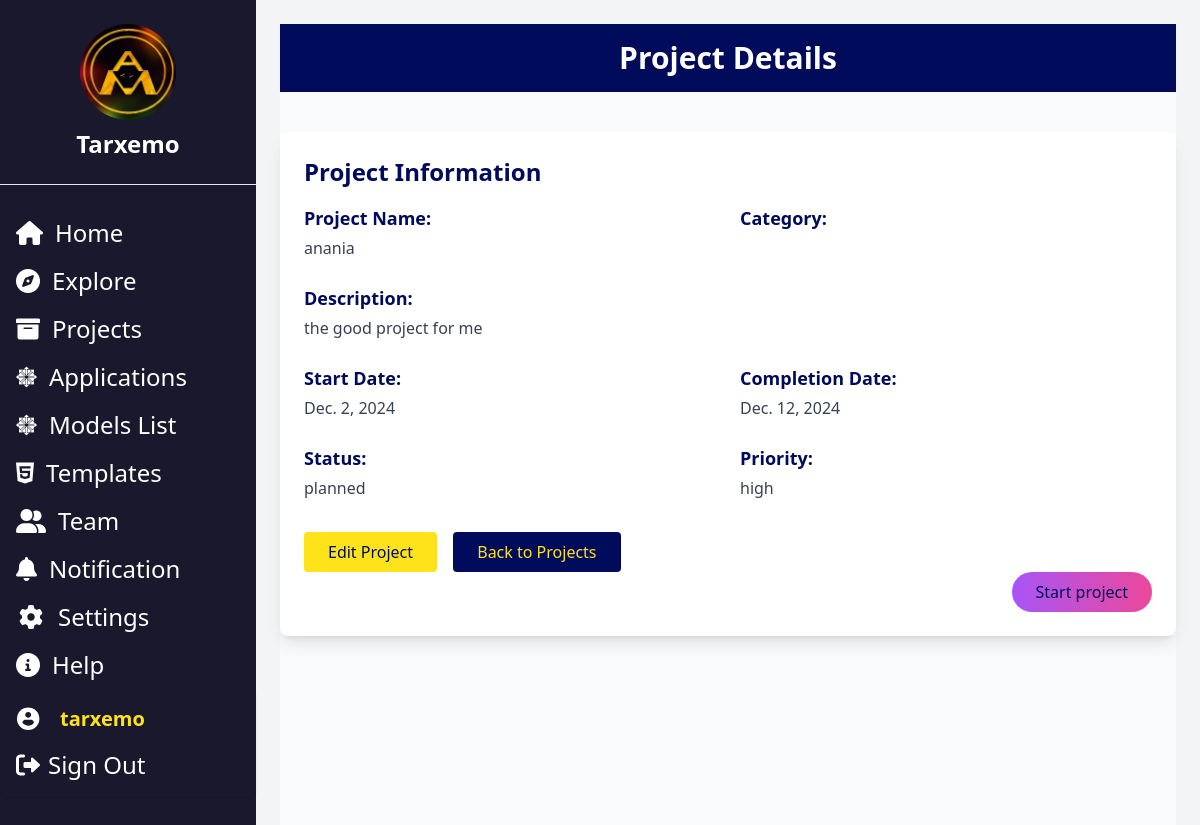
Screenshot of /idd/project_Details/1/ (signed in) with the database file from the repository.
### authApp/models.py (models this page shows, shortened)
class CustomUser(AbstractBaseUser, PermissionsMixin):
    email = models.EmailField(unique=True)
    first_name = models.CharField(max_length=30, blank=True)
    last_name = models.CharField(max_length=30, blank=True)
    is_active = models.BooleanField(default=True)
    is_staff = models.BooleanField(default=False)
    username = models.CharField(max_length=100, unique=True, null=True, blank=True)
    objects = CustomUserManager()
    USERNAME_FIELD = 'email'
    REQUIRED_FIELDS = []

### idd/models.py (models this page shows, shortened)
class Project(models.Model):
    STATUS_CHOICES = [
        ('planned', 'Planned'),
        ('in_progress', 'In Progress'),
        ('completed', 'Completed'),
    ]
    PRIORITY_CHOICES = [
        ('high', 'High'),
        ('medium', 'Medium'),
        ('low', 'Low'),
    ]
    title = models.CharField(max_length=200)
    description = models.TextField()
    start_date = models.DateField(null=True, blank=True)
    expected_completion_date = models.DateField(null=True, blank=True)
    status = models.CharField(max_length=20, choices=STATUS_CHOICES, default='planned')
    priority = models.CharField(max_length=20, choices=PRIORITY_CHOICES, default='medium')
    category = models.CharField(max_length=100, blank=True)
    owner = models.ForeignKey(CustomUser, on_delete=models.CASCADE, related_name="projects")
    applications = models.ManyToManyField('Application', related_name='projects')  # Many-to-many relationship
    created_at = models.DateTimeField(auto_now_add=True)
    updated_at = models.DateTimeField(auto_now=True)

### idd/views.py (the view)
# urls.py: path("project_Details/<int:projectId>/" , project_details, name='project_information'),
def project_details(request, projectId):
    detail = get_object_or_404(Project, id=projectId)
    return render(request,"details.html", {'detail': detail})

### authApp/autoLogoutMiddleware.py (called while the page is built, shortened)
    def __call__(self, request):
        if request.user.is_authenticated:
            last_activity = request.session.get('last_activity')
            current_time = now()
            request.session['last_activity'] = current_time.isoformat()
        return self.get_response(request)

### idd/templates/details.html (shortened to what this page needs)
{% extends 'homepage.html'%}
{% load static%}
{% block content%}
<div class="bg-[#F9FAFB] text-[#000B5B] font-sans">
    <div class="min-h-screen flex flex-col items-center">
        <header class="bg-[#000B5B] w-full py-4 text-white">
            <h1 class="text-center text-3xl font-bold">Project Details</h1>
        </header>
        <div class="w-full max-w-5xl mx-auto mt-10 bg-white rounded-lg shadow-lg p-6">
            <h2 class="text-2xl font-semibold text-[#000B5B] mb-4">Project Information</h2>
            <div class="grid grid-cols-1 md:grid-cols-2 gap-6">
                <div>
                    <h3 class="font-bold text-lg">Project Name:</h3>
                    <p class="mt-1 text-gray-700">{{detail.title}}</p>
                </div>
                <div>
                    <h3 class="font-bold text-lg">Category:</h3>
                </div>
                <div class="md:col-span-2">
                    <h3 class="font-bold text-lg">Description:</h3>
                    <p class="mt-1 text-gray-700">
                        {{detail.description}}
                    </p>
                </div>
                <div>
                    <h3 class="font-bold text-lg">Start Date:</h3>
                    <p class="mt-1 text-gray-700">{{detail.start_date}}</p>
                </div>
                <div>
                    <h3 class="font-bold text-lg">Completion Date:</h3>
                    <p class="mt-1 text-gray-700">{{detail.expected_completion_date}}</p>
                </div>
                <div>
                    <h3 class="font-bold text-lg">Status:</h3>
                    <p class="mt-1 text-gray-700">{{detail.status}}</p>
                </div>
                <div>
                    <h3 class="font-bold text-lg">Priority:</h3>
                    <p class="mt-1 text-gray-700">{{detail.priority}}</p>
                </div>
            </div>
                 <div class="mt-8  space-x-3 ">
                    <button  class="bg-[#FFE31A] text-[#000B5B] px-6 py-2 rounded hover:bg-yellow-400">
                       <a href="{% url 'edit_project' detail.id %}">Edit Project</a>
                    </button>
                    <button  class="bg-[#000B5B] text-[#FFE31A]  px-6 py-2 rounded hover:bg-blue-600">
                        <a href="{% url 'my_projects_list' %}">Back to Projects</a>
                    </button>
                    <div class=" flex justify-end ">
                        <button  onclick="openChoice()" class="rounded-full bg-gradient-to-r from-purple-500 to-pink-500 hover:from-green-500 hover:to-blue-500 px-6 py-2 ">
                            Start project
                         </button>
                    </div>
                </div>
        </div>
    </div>
</div>
{% endblock%}

### idd/templates/homepage.html (shortened to what this page needs)
<!DOCTYPE html>
<html lang="en">
  <head>
    {% load static %}
    <script src="https://cdn.tailwindcss.com"></script>
    <link
      href="https://cdnjs.cloudflare.com/ajax/libs/font-awesome/6.0.0-beta3/css/all.min.css"
      rel="stylesheet"
    />
  </head>
  <body class="bg-gray-100 font-sans text-gray-800">
    <div class="flex flex-col h-screen lg:flex-row">
      <aside
        id="sidebar"
        class="hidden lg:block lg:w-64 bg-[#19182D] text-white min-h-screen lg:relative lg:flex-shrink-0"
      >
        <div class="flex flex-col h-full">
          <div class="bg-[#19182D] flex flex-col items-center py-6">
            <img
              src="{% static 'logo.jpeg' %}"
              alt="Logo"
              class="h-24 w-24 rounded-full mb-2"
            />
            <span class="text-2xl font-semibold">Tarxemo</span>
          </div>
          <div class= " w-full border-t bg-gray-800"></div>
          <nav class="mt-6 flex-grow">
            <ul>
              <li>
                <a
                  href="#home"
                  class="flex items-center text-2xl px-4 py-2 hover:text-[#FFE31A] transition"
                >
                  <i class="fas fa-home mr-3"></i> <span>Home</span>
                </a>
              </li>
              <li>
                <a
                  href="{% url 'templates_gallery' %}"
                  class="flex items-center text-2xl px-4 py-2 hover:text-[#FFE31A] transition"
                >
                  <i class="fas fa-compass mr-3"></i> <span>Explore</span>
                </a>
              </li>
              <li>
                <a
                  href="{% url 'my_projects_list'%}"
                  title="myProjects"
                  class="flex text-2xl items-center px-4 py-2 hover:text-[#FFE31A] transition"
                >
                  <i class="fas fa-archive mr-3"></i><span>Projects</span>
                </a>
              </li>
              <li>
                <a
                  href="{% url 'apps_list'%}"
                  title="Apps"
                  class="tooltip flex text-2xl items-center px-4 py-2 hover:text-[#FFE31A] transition"
                >
                  <i class="fa-brands fa-centos mr-3"></i>
                  <span class="tooltip__content">Applications</span>
                </a>
              </li>
              <li>
                <a
                  href="{% url 'list_models'%}"
                  title="Apps"
                  class="tooltip flex text-2xl items-center px-4 py-2 hover:text-[#FFE31A] transition"
                >
                  <i class="fa-brands fa-centos mr-3"></i>
                  <span class="tooltip__content">Models List</span>
                </a>
              </li>
              <li>
                <a
                  href="{% url 'template_list'%}"
                  title="Templates"
                  class="tooltip text-2xl flex items-center px-4 py-2 hover:text-[#FFE31A] transition"
                >
                  <i class="fa-brands fa-html5 mr-3"></i>
                  <span class=" ">Templates</span>
                </a>
              </li>
              <li>
                <a
                  href="#Team"
                  class="flex items-center px-4 py-2 text-2xl hover:text-[#FFE31A] transition"
                >
                <i class="fa-solid fa-user-group mr-3"></i> <span>Team</span>
                </a>
              </li>
              <li>
                <a
                  href="#notification"
                  class="flex items-center px-4 py-2 text-2xl hover:text-[#FFE31A] transition"
                >
                  <i class="fas fa-bell mr-3"></i> <span>Notification</span>
                </a>
              </li>
              <div class="sidebar-links bottom-links">
                <ul>
                  <li>
                    <a
                      href="#settings"
                      title="Settings"
                      class="flex text-2xl items-center px-4 py-2 hover:text-[#FFE31A] transition"
                    >
                    <i class="fa fa-cog fa-fw mr-3" aria-hidden="true"></i>
                      <span class="link hide">Settings</span>
                    </a>
                  </li>
                  <li>
                    <a
                      href="#help"
                      title="Help"
                      class="tooltip text-2xl flex items-center px-4 py-2 hover:text-[#FFE31A] transition"
                    >
                      <i class="fas fa-info-circle mr-3"></i>
                      <span class="tooltip__content">Help</span>
                    </a>
                  </li>
                </ul>
                <div class="flex flex-col items-start space-y-4 p-4 bg-[#19182D] rounded-lg shadow">
                  <div class="flex items-center space-x-1">
                    <span class="inline-block h-6 w-6 bg-[#19182D] rounded-full overflow-hidden mr-4">
                    </span>
                    <div class="text-xl font-semibold text-[#FFE31A]">{{user.username}}</div>
                  </div>
                  <a href="{% url 'logout' %}" title="Sign Out" class="tooltip text-2xl flex items-center space-x-2 text-white hover:text-[#FFE31A]">
                    <i class="fas fa-right-from-bracket "></i>
                    <span class="   ">Sign Out</span>
                  </a>
                </div>
              </div>
            </ul>
          </nav>
        </div>
      </aside>
      <main class="flex-1 p-6 overflow-y-auto">
        {% block content %} {% endblock %}
      </main>
    </div>
  </body>
</html>

### rows the page displays
CustomUser: username "tarxemo"
Project: title "anania", description "the good project for me", start_date "Dec. 2, 2024", expected_completion_date "Dec. 12, 2024", status "planned", priority "high"
